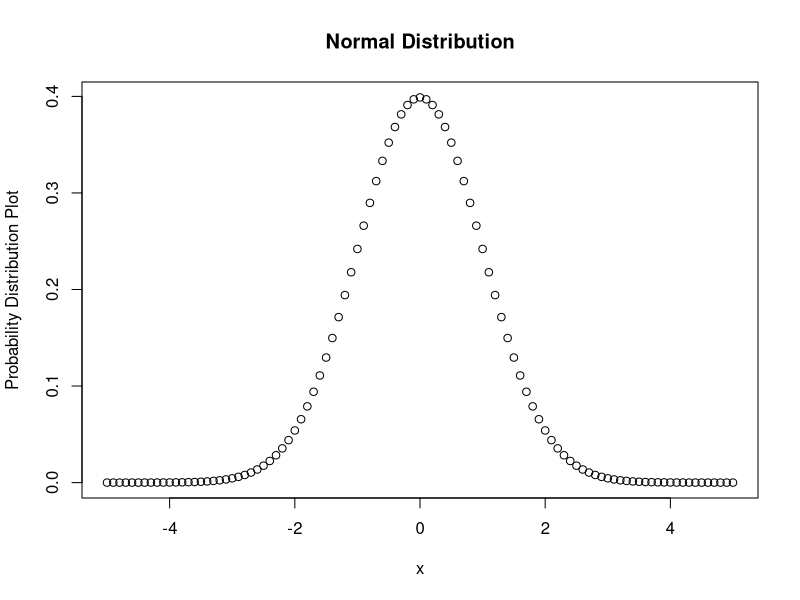
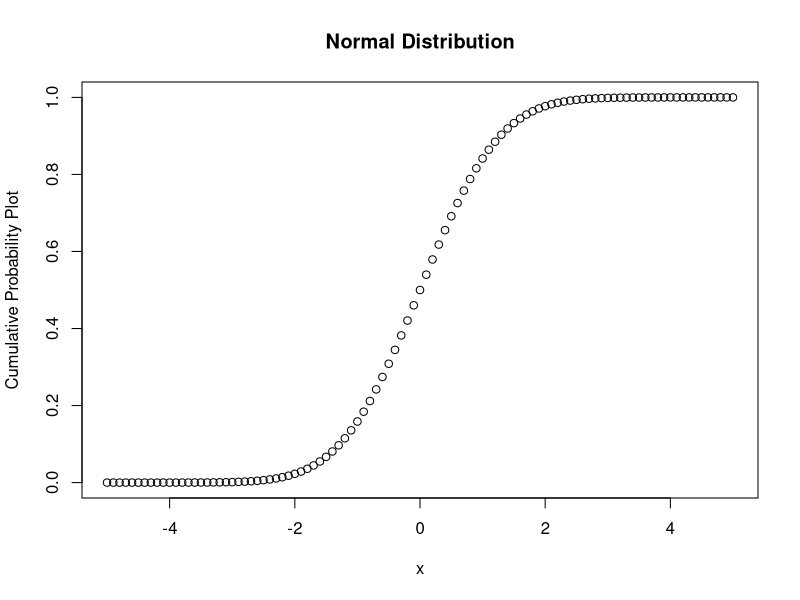
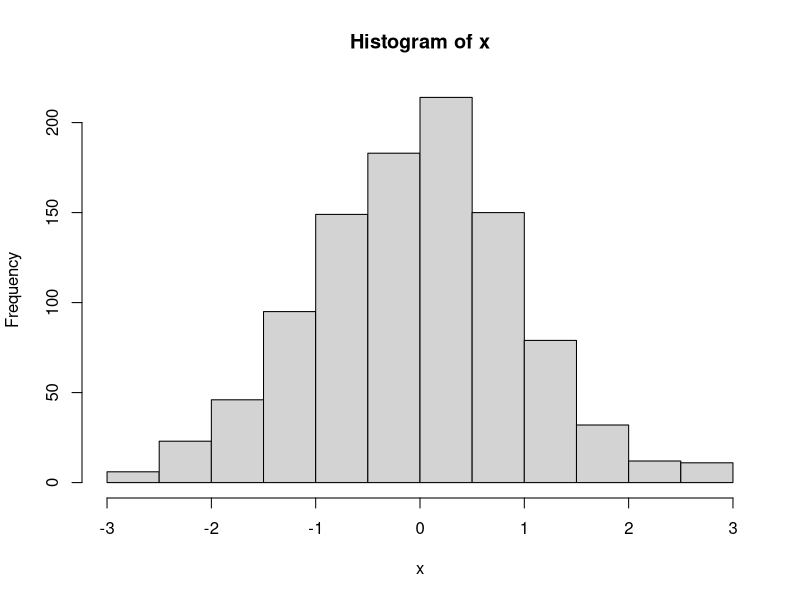
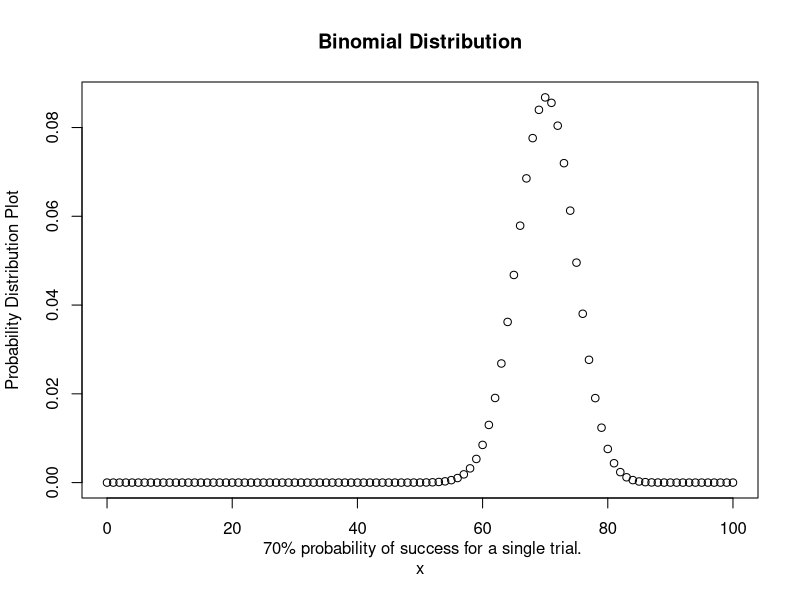
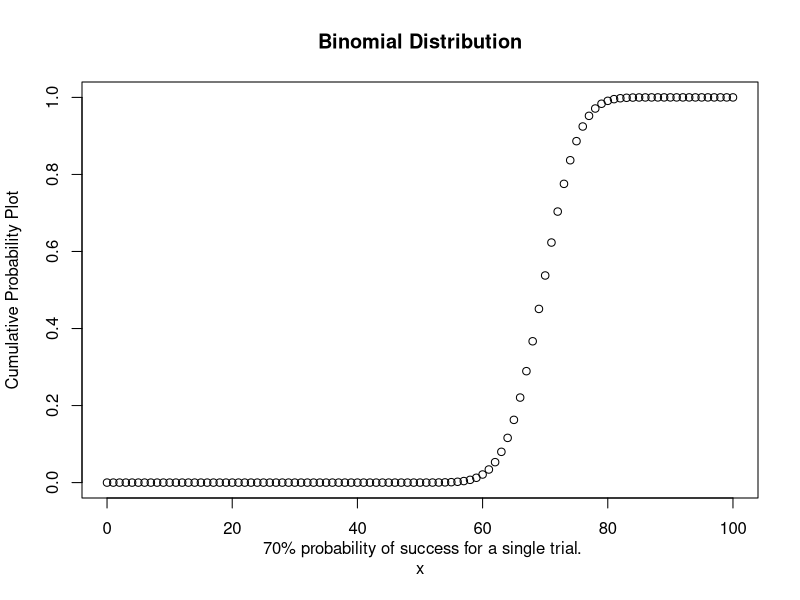
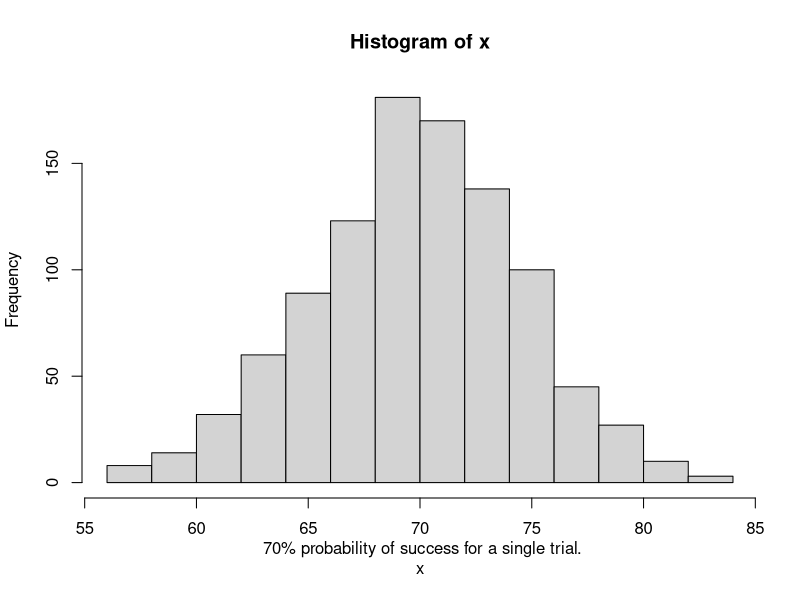
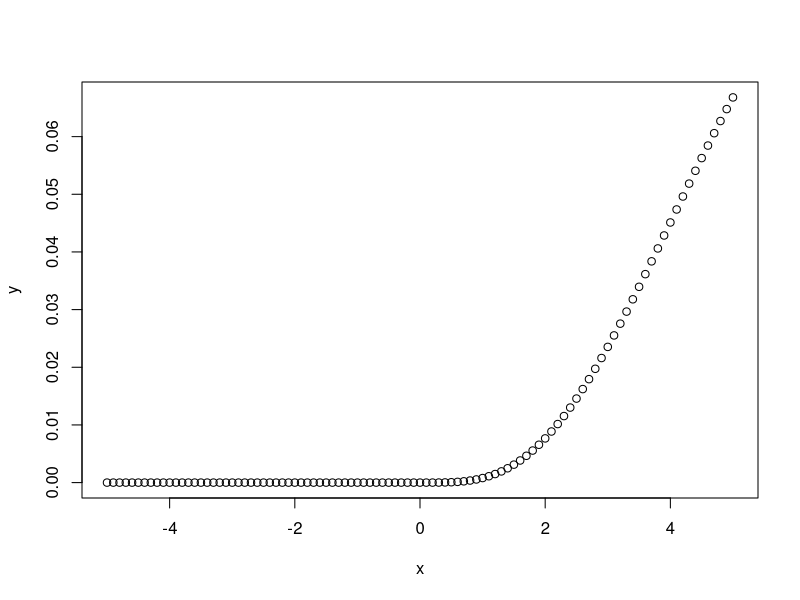
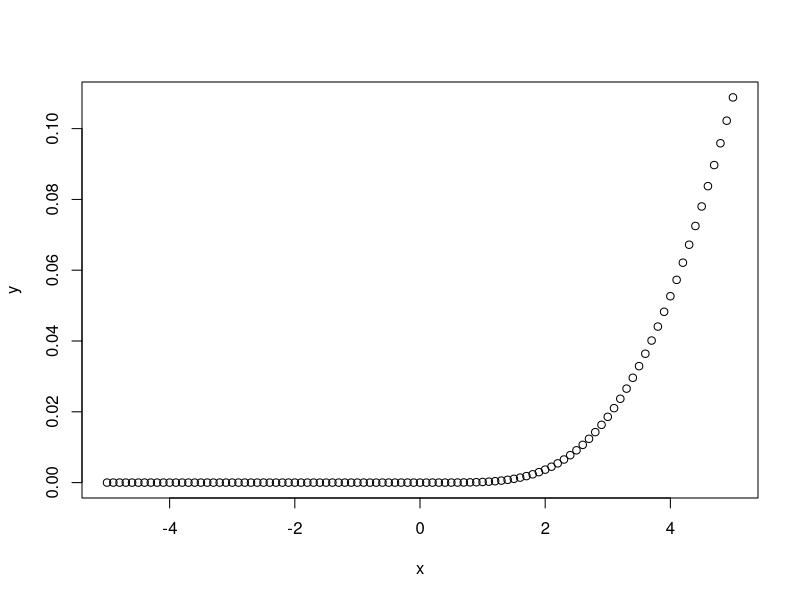

Here is the R script that generated these plots, in order:
# Stat Methods Code

# Probabilities in R 
rm(list=ls()); cat("\014") # clear all
# Normal Distribution ====
x <- seq(from=-5, to=5, by=0.1); y <- dnorm(x); plot(x,y, main = "Normal Distribution", ylab = "Probability Distribution Plot") # Probability Distribution Plot
x <- seq(from=-5, to=5, by=0.1); y <- pnorm(x); plot(x,y, main = "Normal Distribution", ylab = "Cumulative Probability Plot") # Cumulative Probability Plot
Prob <- 0; x <- pnorm(Prob);  Prob==qnorm(x) # Find Probability from Cumulative Distribution 
x <- rnorm(1000); hist(x) # Generated random numbers according to the Normal Distribution

# Binomial Distribution ====
Ntrials <- 100 # number of trials  
Prob <- 0.7 # probability of success for a single trial. 
x <- seq(from=0, to=Ntrials, by=1); y <- dbinom(x, size=Ntrials, prob=Prob); plot(x,y, main = "Binomial Distribution", ylab = "Probability Distribution Plot") # Probability Distribution Plot
mtext(" 70% probability of success for a single trial.", side=1, line=2)
x <- seq(from=0, to=Ntrials, by=1); y <- pbinom(x, size=Ntrials, prob=Prob); plot(x,y, main = "Binomial Distribution", ylab = "Cumulative Probability Plot") # Cumulative Probability Plot
mtext(" 70% probability of success for a single trial.", side=1, line=2)
Prob1 <- 0.7; x <- pbinom(Prob1, size=Ntrials, prob=Prob1);  Prob1==qbinom(x, size=Ntrials, prob=Prob) # Find Probability from Cumulative Distribution 
x <- rbinom(1000, size=Ntrials, prob=Prob); hist(x) # Generated random numbers according to the Binomial Distribution
mtext(" 70% probability of success for a single trial.", side=1, line=2)

# Chi-Squared Distribution ====
x <- seq(from=-5, to=5, by=0.1); y <- dchisq(x,df=10); plot(x,y) # Probability Distribution Plot
x <- seq(from=-5, to=5, by=0.1); y <- pchisq(x,df=10); plot(x,y) # Cumulative Probability Plot

# T Distribution ====
x <- seq(from=-5, to=5, by=0.1); y <- dt(x,df=10); plot(x,y) # Probability Distribution Plot
x <- seq(from=-5, to=5, by=0.1); y <- pt(x,df=10); plot(x,y) # Cumulative Probability Plot
Prob <- 0; x <- pt(Prob,df=10);  Prob==qt(x,df=10) # Find Probability from Cumulative Distribution 
x <- rt(1000,df=10); hist(x) # Generated random numbers according to the T Distribution

# Example: Newsfeed & Binomial Distribution====
# Every story within a Newsfeed has a 4% chance of being an ad. 
# What is the chance a user will be shown only a single ad in 100 stories? 
Ntrials <- 100 # number of trials (stories)
Prob <- 4/100 # probability of success for a single trial 
Nevent <- 1 # shown only a single ad 
# Assume the probability distribution of ads being shown is binomial with Prob=1/4 out of 100 trials. max is for 4 events
yy <- dbinom(Nevent, size=Ntrials, prob=Prob) # 7% chance a user will be shown only a single ad in 100 stories
x <- seq(from=0, to=Ntrials, by=1); y <- dbinom(x, size=Ntrials, prob=Prob);
plot(x,y, main = "Binomial Distribution", ylab = "Probability Distribution Plot") # Probability Distribution Plot
mtext("7% probability of success for a single trial.", side=1, line=2)

# 1) Hypothesis testing ====
# Hypothesis testing Examples
# t-Test - Determine whether the means of two groups are equal to each other.====
# The null hypothesis is that the two means of these 2 random normal distributions are equal.
x = rnorm(1e3); y = rnorm(1e3)
t.test(x,y)

# Chi-squared Test of Independence - commonly used for testing relationships between categorical variables. ====
# The null hypothesis of the Chi-Square test is that NO relationship exists on the categorical variables
p_test <- as.table(c(21,10)); P <- c(2/3,1/3); chisq.test(p_test,p=P)$p.value # p.value=0.8989403 > 0.05 => Keep Null Hyp (p_test=P)
p_test <- as.table(c(41,10)); P <- c(2/3,1/3); chisq.test(p_test,p=P)$p.value # p.value=0.03758888 < 0.05 => Reject Null Hyp (p_test<>P)


# Example: Biased Coin: ====
# A Coin is sold for cheaters which is weighted unevenly so that the probability of a head is 0.54 versus the probability 
# of a tail which  is 0.46. 
# Create a code that can prove/disprove that a coin is biased.

# Answer: 
# Create a vector of biased probabilities and their names.
Pnames <- c("Tail","Head")
P <- c(0.46, 0.54) # Given Biased Probabilities

# Use R’s function “sample()” to generate the 10,000 coin tosses. 
# Using sampling with replacement and specify the vector of 
# biased probabilities “P” as arguments of the function “sample()”.

Num.Samples <- 1e4
throws <- sample(1:2, Num.Samples, replace=TRUE, prob=P )
TT <- table(throws)
# throws
# tails   heads 
# 4643    5357 

TTP <- table(throws)/Num.Samples # Coin Toss Probabilities
# throws
# tails   heads 
# 0.4643  0.5357 

# Tests the goodness of the sample fit to the given probabilities using chi-squared test.
ChiSq <- chisq.test(TT, p = P)
# Chi-squared test for given probabilities
ChiSq
# data:  TT
# X-squared = 0.74436, df = 1, p-value = 0.3883

# The P value is 0.38 (not bellow 0.05) - so the fit to the given probabilities is good.
P.Value <- round(ChiSq$p.value,2)

# Histogram of the distribution
hist(throws, probability=TRUE, col=gray(.9), breaks=c(0:6), 
     main=paste0("Probability of Biased Coin Tossed ",Num.Samples," Times", 
                 "\n Goodness of the fit to the given probabilities (p value) is ",P.Value),
     xlab = "Coin Toss Outcome", xaxt="n" ) 
axis(1, at=1:2, labels=c("Tail","Head"))
points(P, col = "red", pch=16)
legend("topright", paste0(Pnames,"=",P), 
       pch = 16, col = "red", title = "Given Probabilities", inset = .02)








